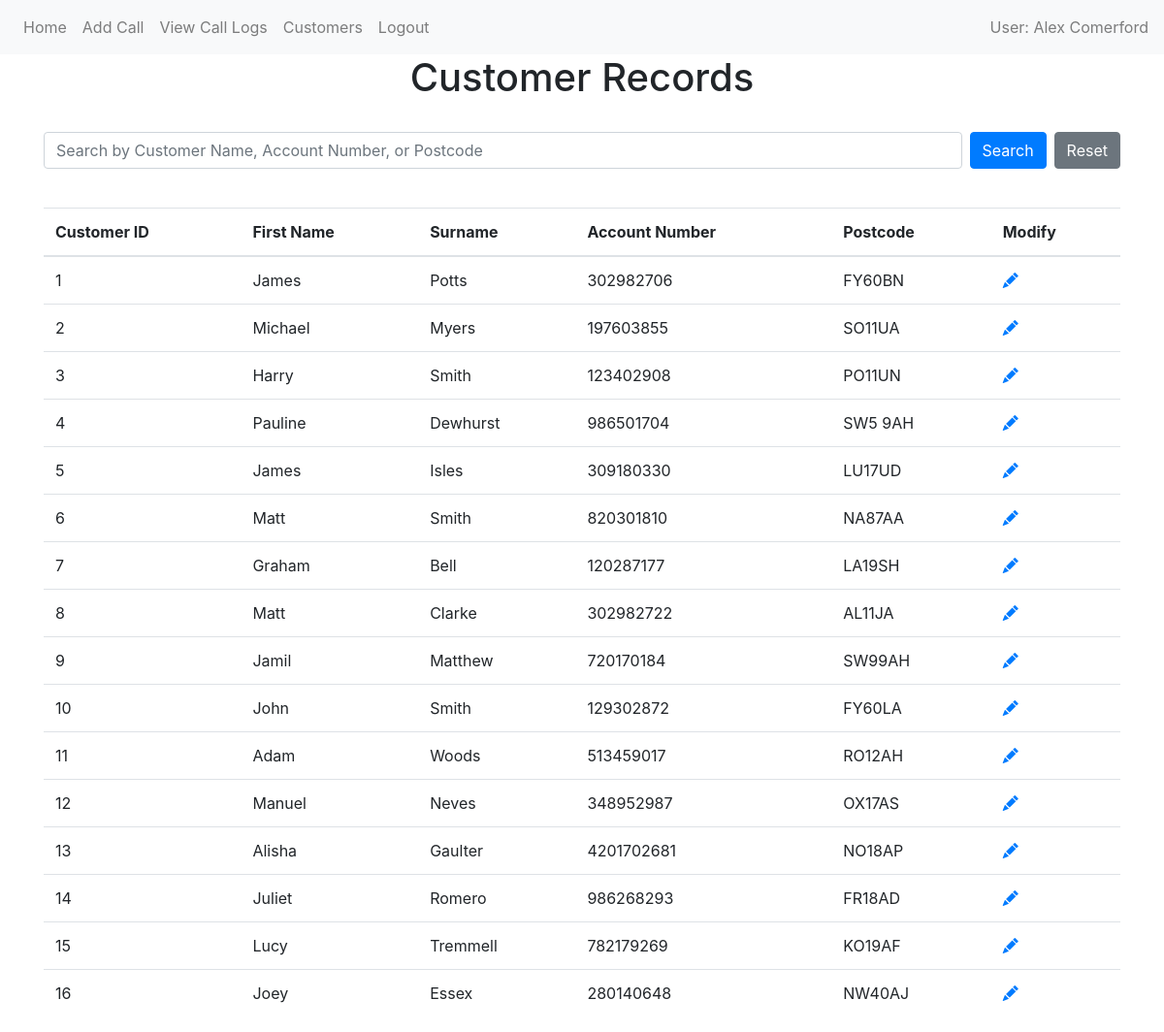
Page /customers (signed in) on the earlier database version.
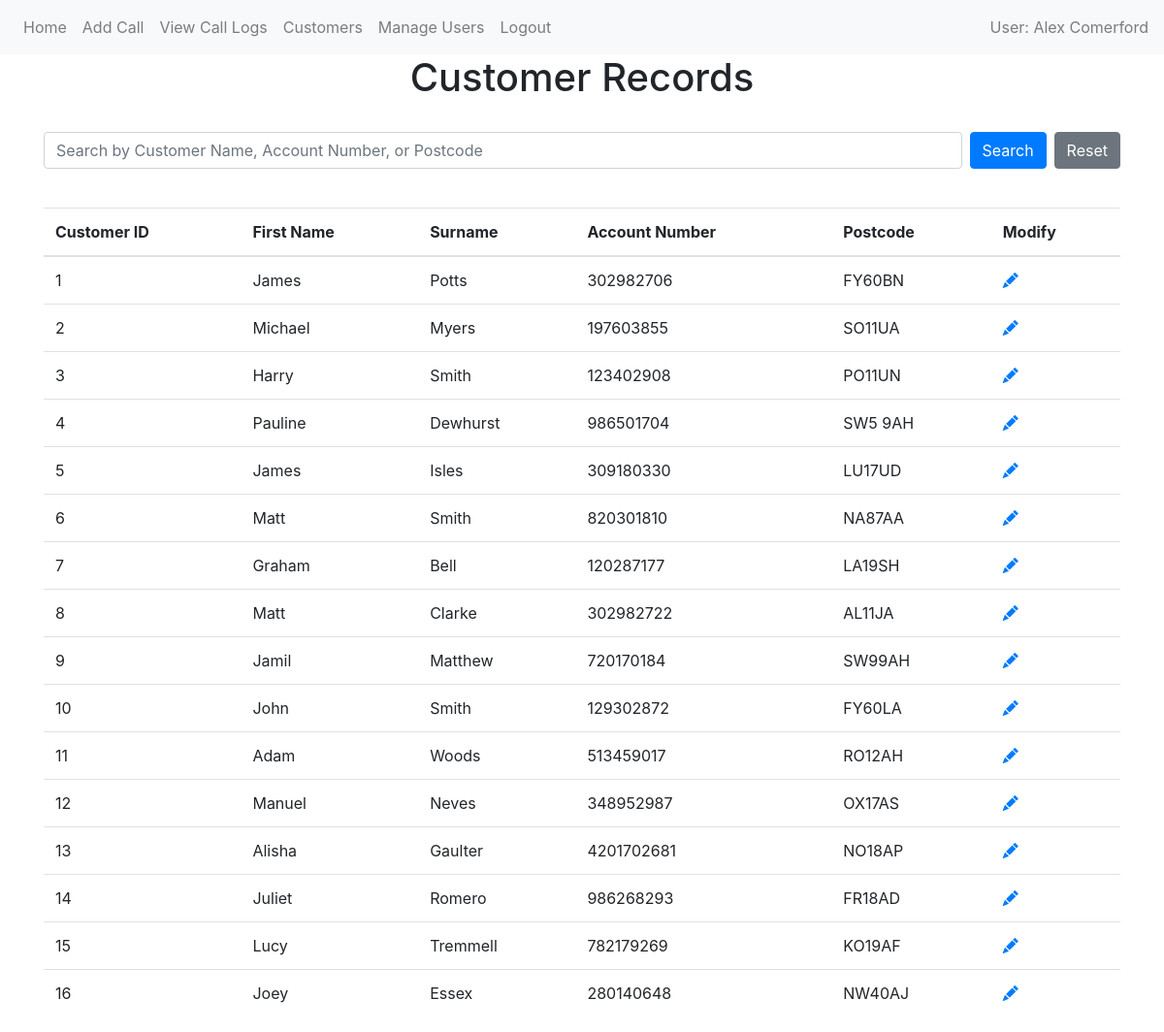
Same page on the later database version.
### website/views/customers/view.py (the view)
@views.route('/customers', methods=['GET'])
@login_required
def view_customers():
     search = request.args.get('customer_search')
     if search:
        customers = Customer.query.filter(
            (Customer.first_name.ilike(f'%{search}%')) |
            (Customer.last_name.ilike(f'%{search}%')) |
            (Customer.account_number.ilike(f'%{search}%')) |
            (Customer.postcode.ilike(f'%{search}%'))).all()
     else:
        customers = Customer.query.all()
     return render_template('customers/view.html', customers=customers, user=current_user)

### website/__init__.py (called while the page is built)
def create_app():
    app = Flask(__name__)
    app.config['SECRET_KEY'] = 'hjshjhdjah kjshkjdhjs'
    app.config['SQLALCHEMY_DATABASE_URI'] = f'sqlite:///{DB_NAME}'
    db.init_app(app)
    migrate.init_app(app, db)
    from website.models import User, Call, Customer  #Importing all models
    login_manager = LoginManager()
    login_manager.login_view = 'auth.login'
    login_manager.init_app(app)
    from .views import views
    from .views.auth import auth
    from .views.admin.manage_users import admin
    app.register_blueprint(views, url_prefix='/')
    app.register_blueprint(auth, url_prefix='/')
    app.register_blueprint(admin, url_prefix='/')
    from flask_login import current_user
    @app.context_processor
    def inject_user():
        return dict(user=current_user)
    @login_manager.user_loader
    def load_user(id):
        return User.query.get(int(id))
    return app

### website/templates/customers/view.html (shortened to what this page needs)
{% extends "shared/base.html" %}  {% block content %}
    <h1 align="center">Customer Records</h1>
    <form method="GET" action="{{ url_for('views.view_customers') }}" class="mb-3">
      <div class="d-flex">
      <input type="text" name="customer_search" class="form-control" placeholder="Search by Customer Name, Account Number, or Postcode" value="{{ request.args.get('customer_search', '') }}">
      <button type="submit" class="btn btn-primary ml-2">Search</button>
        <a href="{{ url_for('views.view_customers') }}" class="btn btn-secondary ml-2">Reset</a>
      </div>
    </form>
    <table class="table table-hover">
      <thead>
        <tr>
          <th>Customer ID</th>
          <th>First Name</th>
          <th>Surname</th>
          <th>Account Number</th>
          <th>Postcode</th>
          <th>Modify</th>
        </tr>
      </thead>
      <tbody>
        {% for customer in customers %}
        <tr>
          <td>{{ customer.id }}</td>
          <td>{{ customer.first_name | title }}</td>
          <td>{{ customer.last_name | title }}</td>
          <td>{{ customer.account_number }}</td>
          <td>{{ customer.postcode | upper }}</td>
          <td>
            <a href="{{ url_for('views.edit_customer', id=customer.id) }}">
              <i class="bi bi-pencil-fill"></i>
            </a>
          </td>
        </tr>
        {% endfor %}
      </tbody>
    </table>
    {% endblock %}

### website/templates/shared/base.html (shortened to what this page needs)
<!DOCTYPE html>
<html>
  <head>
    <link
      rel="stylesheet"
      href="https://stackpath.bootstrapcdn.com/bootstrap/4.4.1/css/bootstrap.min.css"
    />
    <link
      rel="stylesheet"
      href="https://cdn.jsdelivr.net/npm/bootstrap-icons@1.3.0/font/bootstrap-icons.css"
    />
  </head>
  <body>
    <nav class="navbar navbar-expand-lg navbar-light bg-light">
      <div class="collapse navbar-collapse" id="navbar">
        <div class="navbar-nav">
          {% if user.is_authenticated %}
          <a class="nav-item nav-link" id="home" href="/">Home</a>
          <a class="nav-item nav-link" id="Call" href="/add-call">Add Call</a>
          <a class="nav-item nav-link" id="view_call_log" href="/calls"
            >View Call Logs</a
          >
          <a class="nav-item nav-link" id="customers" href="/customers"
            >Customers</a
          >
          {% if user.is_admin %}
          <a class="nav-item nav-link" id="admin" href="/users">Manage Users</a>
          {% endif %}
          <a class="nav-item nav-link" id="logout" href="/logout">Logout</a>
          {% else %}
          <a class="nav-item nav-link" id="login" href="/login">Login</a>
          <a class="nav-item nav-link" id="register" href="/register"
            >Register</a
          >
          {% endif %}
        </div>
        {% if user.is_authenticated %}
        <span class="navbar-text ml-auto"
          >User: {{ user.first_name | title }} {{ user.last_name | title}}</span
        >
        {% endif %}
      </div>
    </nav>
    <div class="container">{% block content %} {% endblock %}</div>
  </body>
</html>

Differences in the rows shown:
changed User "Alex": is_admin False → True (drawn)
Other differences:
text now shown: "Manage Users"
